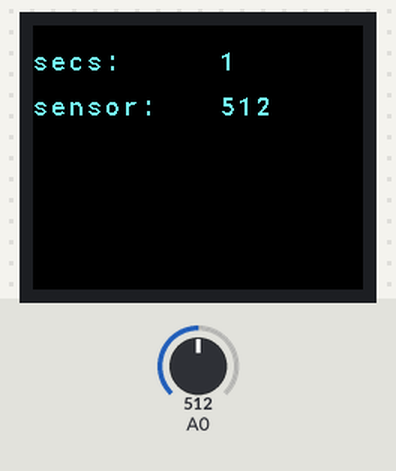
Recording of a sketch running on a simulated Arduino Uno, built with avr-gcc and run on an emulated ATmega328P. On the bench: 220×176 colour display. Inputs (shaded band) come from the test bench; at power-on: A0 = 512.

Above: at 1.6 s.
1.7 s: A0 set to 716
At 2.8 s:
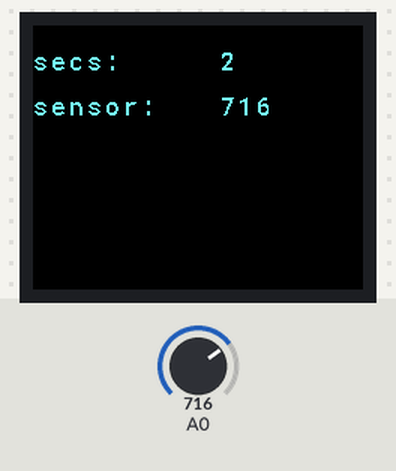
4.5 s: A0 set to 900
At 5.7 s:
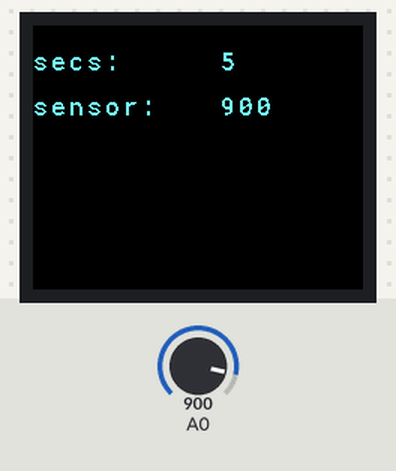
7.5 s: A0 set to 1023
At 8.8 s:
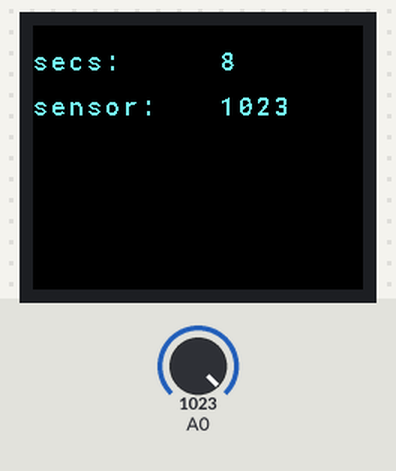
Timing chart, 0 to 10.5 s (numbered marks = the images above; inputs shaded):
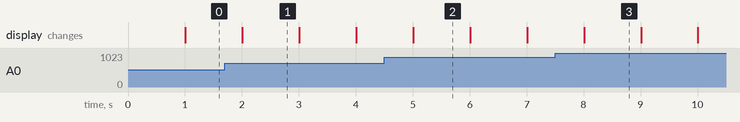

The sketch:

ILI9225_Custom_Text_example.ino
```cpp
/*
  Text Custom Font example for IPI9225 TFT display.

  This example reads the millis() and an analog sensor and displays both.
  It draws the labels in the setup() and updates the canvas with the
  actual values in the loop().
   Uses Nkawu's  TFT_22_ILI9225: http://librarymanager/All#TFT_22_ILI9225
   and Richard Moore's qrcode library: http://librarymanager/All#qrcode
   Uses a font generated by http://oleddisplay.squix.ch/#/home
   (Settings Preview Display: TFT 2.4", Library Version Adafruit GFX)
   Circuit:
   - TFT display connected to the pins listed below.
   - Screen SDI <-> microcontroller SPI SDO
   - Screen SCK <-> microcontroller SPI SCK
   - Screen CS <-> microcontroller SPI CS
   - Screen RS <-> microcontroller TFT_RS output pin
   - Screen Reset <-> microcontroller TFT_RST output pin

   To test, enter a text string, then scan it with your mobile device

  created 15 Feb 2021
  by Tom Igoe
*/

#include "SPI.h"
#include "TFT_22_ILI9225.h" // display library
#include "font.h"


// display pins:
#define TFT_RST 9
#define TFT_RS  8
#define TFT_CS  10
#define TFT_LED -1   // -1 if wired to +V directly

// change these to match your display's resolution:
const int TFT_WIDTH = 220;
const int TFT_HEIGHT = 176;

// colors for a color display:
int fontColor = 0x6677FF;  // light blue
int bgColor = 0x0;         // black

//extern uint8_t Roboto_Slab_Regular_16[];

// width needed for the text labels using current font:
int textWidth = 125;
// height needed for a text string using the current font:
int textHeight = 30;

// initialize the display:
TFT_22_ILI9225 display = TFT_22_ILI9225(TFT_RST, TFT_RS, TFT_CS, TFT_LED);

void setup() {
  // initialize serial:
  Serial.begin(9600);
  // wait 3 sec. for serial monitor to open:
  if (!Serial) delay(3000);
  // start the display:
  // initialize the display
  display.begin();
  // clear the screen:
  display.clear();
  //  orientation orientation:
  // 0=portrait,
  // 1=right rotated landscape,
  // 2=reverse portrait,
  // 3=left rotated landscape
  display.setOrientation(3);
  // fill with the background color:
  display.setBackgroundColor(bgColor);

  // set fonts
  display.setGFXFont(&Roboto_Mono_Medium_16);
  // move the cursor to 0,30 (because fonts measure from their baseline):
  display.drawGFXText(0, textHeight, "secs:", fontColor);
  // move the cursor down another 30 for the next line:
  display.drawGFXText(0, textHeight * 2, "sensor:", fontColor);
}

void loop() {
  // read the sensor:
  int sensorReading = analogRead(A0);
  // display flickers too much if you change it every loop.
  // Do it once a second instead:
  if (millis() % 1000 < 3) {
    // fill the space where the readings go
    // with a rect in the background color:
    display.fillRectangle(textWidth, 0, textWidth * 2, textHeight * 2, bgColor);
    // print the seconds:
    display.drawGFXText(textWidth, textHeight,
                        String(millis() / 1000), fontColor);
    // print a sensor reading:
    display.drawGFXText(textWidth, textHeight * 2,
                        String(sensorReading), fontColor);
  }
}
```

Source omitted: font.h (data table, 11373 bytes)
